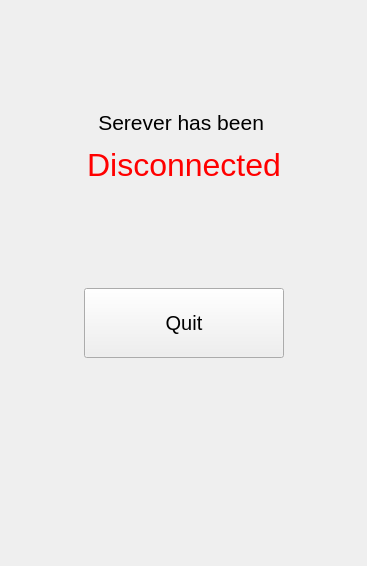
<?xml version="1.0" encoding="UTF-8"?>
<ui version="4.0">
 <class>CloseWindow</class>
 <widget class="QWidget" name="CloseWindow">
  <property name="geometry">
   <rect>
    <x>0</x>
    <y>0</y>
    <width>367</width>
    <height>566</height>
   </rect>
  </property>
  <property name="windowTitle">
   <string>Form</string>
  </property>
  <layout class="QVBoxLayout" name="verticalLayout">
   <item>
    <layout class="QGridLayout" name="gridLayout">
     <item row="1" column="1">
      <widget class="QLabel" name="label">
       <property name="font">
        <font>
         <pointsize>10</pointsize>
        </font>
       </property>
       <property name="text">
        <string>&lt;html&gt;&lt;head/&gt;&lt;body&gt;&lt;p&gt;&lt;span style=&quot; font-size:16pt;&quot;&gt;Serever has been &lt;/span&gt;&lt;/p&gt;&lt;p&gt;&lt;span style=&quot; font-size:24pt; color:#ff0000;&quot;&gt;Disconnected&lt;/span&gt;&lt;/p&gt;&lt;/body&gt;&lt;/html&gt;</string>
       </property>
       <property name="alignment">
        <set>Qt::AlignCenter</set>
       </property>
      </widget>
     </item>
     <item row="2" column="1">
      <spacer name="verticalSpacer_3">
       <property name="orientation">
        <enum>Qt::Vertical</enum>
       </property>
       <property name="sizeHint" stdset="0">
        <size>
         <width>20</width>
         <height>40</height>
        </size>
       </property>
      </spacer>
     </item>
     <item row="4" column="1">
      <spacer name="verticalSpacer_2">
       <property name="orientation">
        <enum>Qt::Vertical</enum>
       </property>
       <property name="sizeHint" stdset="0">
        <size>
         <width>20</width>
         <height>40</height>
        </size>
       </property>
      </spacer>
     </item>
     <item row="3" column="1">
      <widget class="QPushButton" name="btnQuit">
       <property name="minimumSize">
        <size>
         <width>200</width>
         <height>70</height>
        </size>
       </property>
       <property name="font">
        <font>
         <pointsize>15</pointsize>
        </font>
       </property>
       <property name="text">
        <string>Quit</string>
       </property>
      </widget>
     </item>
     <item row="3" column="0">
      <spacer name="horizontalSpacer">
       <property name="orientation">
        <enum>Qt::Horizontal</enum>
       </property>
       <property name="sizeHint" stdset="0">
        <size>
         <width>40</width>
         <height>20</height>
        </size>
       </property>
      </spacer>
     </item>
     <item row="3" column="2">
      <spacer name="horizontalSpacer_2">
       <property name="orientation">
        <enum>Qt::Horizontal</enum>
       </property>
       <property name="sizeHint" stdset="0">
        <size>
         <width>40</width>
         <height>20</height>
        </size>
       </property>
      </spacer>
     </item>
     <item row="0" column="1">
      <spacer name="verticalSpacer">
       <property name="orientation">
        <enum>Qt::Vertical</enum>
       </property>
       <property name="sizeHint" stdset="0">
        <size>
         <width>20</width>
         <height>40</height>
        </size>
       </property>
      </spacer>
     </item>
     <item row="5" column="1">
      <spacer name="verticalSpacer_4">
       <property name="orientation">
        <enum>Qt::Vertical</enum>
       </property>
       <property name="sizeHint" stdset="0">
        <size>
         <width>20</width>
         <height>40</height>
        </size>
       </property>
      </spacer>
     </item>
    </layout>
   </item>
  </layout>
 </widget>
 <resources/>
 <connections/>
</ui>
